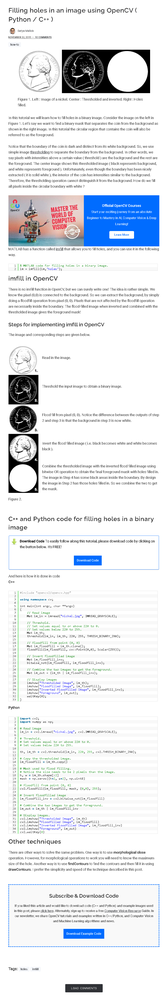
#> input picture OpenCV技巧_二值圖孔洞填充方法與實現(附源碼)/screencapture-learnopencv-filling-holes-in-an-image-using-opencv-python-c-2021-08-23-16_19_51.png, 165 x 1000 px, shrunk from 842 x 5090 before the run
$ python BFilter.py '../../../../../../OpenCV技巧_二值圖孔洞填充方法與實現(附源碼)/screencapture-learnopencv-filling-holes-in-an-image-using-opencv-python-c-2021-08-23-16_19_51.png'   (Python 2 division)   (older library calls are emulated)
#> lines starting #> are read from the running program, lines starting #| are printed output that depends on the picture; after the words box and inside, x2 and y2 are one past the last pixel; in counts of white or black regions, pixels touching at a corner belong together
# -*- coding: utf-8 -*-
import sys
import numpy as np
import cv2
import math
#基于空间距离的权重因子 ( 和计算高斯算子的过程是一样的 )
def getClosenessWeight(sigma_g,H,W):
    #第一步：构建高斯矩阵gaussMatrix
    gaussMatrix = np.zeros([H,W],np.float32)
    #得到中心点的位置
    cH = (H-1)/2
    cW = (W-1)/2
    for r in xrange(H):
        for c in xrange(W):
            norm2 = math.pow(r-cH,2.0) + math.pow(c-cW,2.0)
            gaussMatrix[r][c] = math.exp(-norm2/(2*math.pow(sigma_g,2.0)))
    #第二步：计算高斯矩阵的和
    sumGM = np.sum(gaussMatrix)
    #第三步：归一化，gaussMatrix/sumGM
    gaussMatrix = gaussMatrix/sumGM
    return gaussMatrix
# BilateralFiltering 双边滤波，返回的数据类型为浮点型
def bfltGray(image,winH,winW,sigma_g,sigma_d):
    #构建空间距离的权重因子
    closenessWeight = getClosenessWeight(sigma_g,winH,winW)
    #得到卷积核的中心点坐标
    halfWinH = (winH -1)/2
    halfWinW = (winW -1)/2
    #图像矩阵的行数和列数
    rows,cols = image.shape
    #双边滤波后的结果
    bfltGrayImage = np.zeros(image.shape,np.float32)
    for r in xrange(rows):
        for c in xrange(cols):
            pixel = image[r][c]
            #判断边界
            rTop = 0 if r-halfWinH < 0 else r-halfWinH
            rBottom = rows-1 if r+halfWinH > rows-1 else r+halfWinH
            cLeft = 0 if c-halfWinW < 0 else c-halfWinW
            cRight = cols-1 if c+halfWinW > cols-1 else c+halfWinW
            #核作用的区域
            region = image[rTop:rBottom+1,cLeft:cRight+1]
            #构建灰度值相似性的权重因子
            similarityWeightTemp = np.exp(-0.5*pow(region -pixel,2.0)/pow(sigma_d,2.0))#错误
            closenessWeightTemp = closenessWeight[rTop-r+halfWinH:rBottom-r+halfWinH+1,cLeft-c+halfWinW:cRight-c+halfWinW+1]
            #两个核相乘
            weightTemp = similarityWeightTemp*closenessWeightTemp
            weightTemp = weightTemp/np.sum(weightTemp)
            bfltGrayImage[r][c] = np.sum(region*weightTemp)
    return bfltGrayImage
#主函数
if __name__ =="__main__":
    if len(sys.argv)>1:
        image = cv2.imread(sys.argv[1],cv2.CV_LOAD_IMAGE_GRAYSCALE)
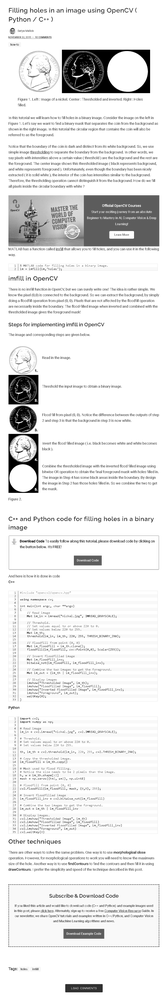
#> image: shape (1000, 165); min 0, max 255, mean 232.6
    else:
        print "Usge:python BFilter.py imageFile"
    #显示原图
    cv2.imshow("image",image)
    #双边滤波
    image = image.astype(np.float32)
    bfltImage = bfltGray(image,21,21,30,30)
    bfltImage = bfltImage/255.0
    #显示双边滤波的结果
    bfltImage = bfltImage.astype(np.float32)
    cv2.imshow("BilateralFiltering",bfltImage)
    #因为双边滤波返回的是数据类型是浮点型的,可以转换为 8 位图
   # bfltImage = bfltImage*255.0
    #bfltImage = np.round(bfltImage)
    #bfltImage = bfltImage.astype(np.uint8)
    #保存双边滤波的结果
    cv2.imwrite("BilateralFiltering.jpg",bfltImage)
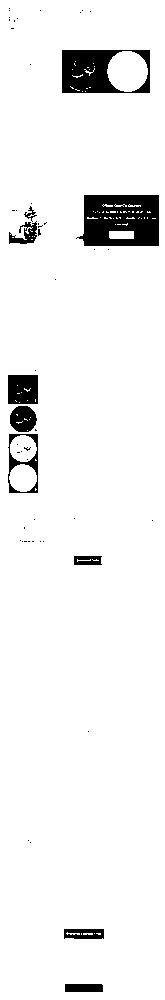
#> saved as BilateralFiltering.jpg: shape (1000, 165); values 0 (black) and 1 (white), 94.5% white; 53 black regions (43 under 20 px), largest, box (x1, y1, x2, y2) and area: (76, 195, 159, 246) 3457, (62, 50, 150, 93) 2412, (8, 375, 38, 404) 847
    cv2.waitKey(0)
    cv2.destroyAllWindows()
